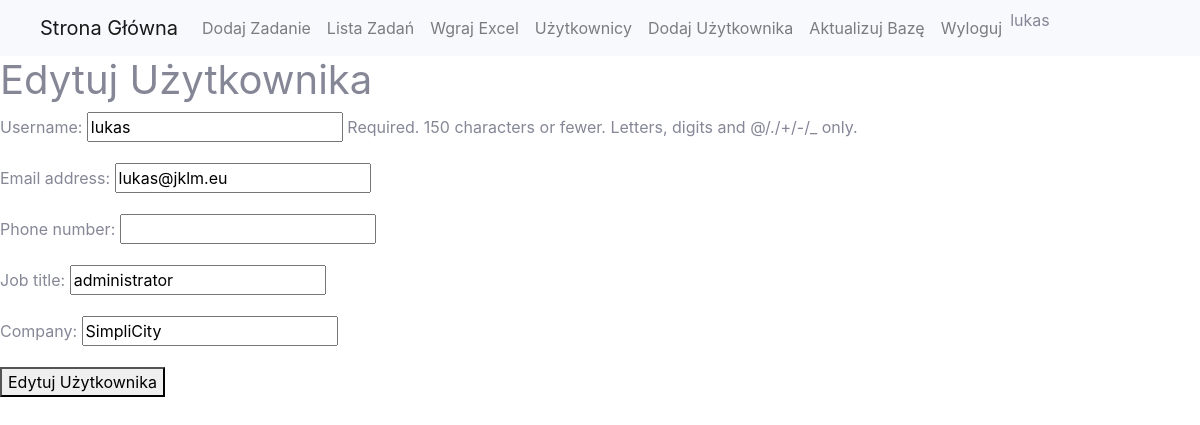
/users/edit/1/ (signed in), run on an earlier commit of the app's database.
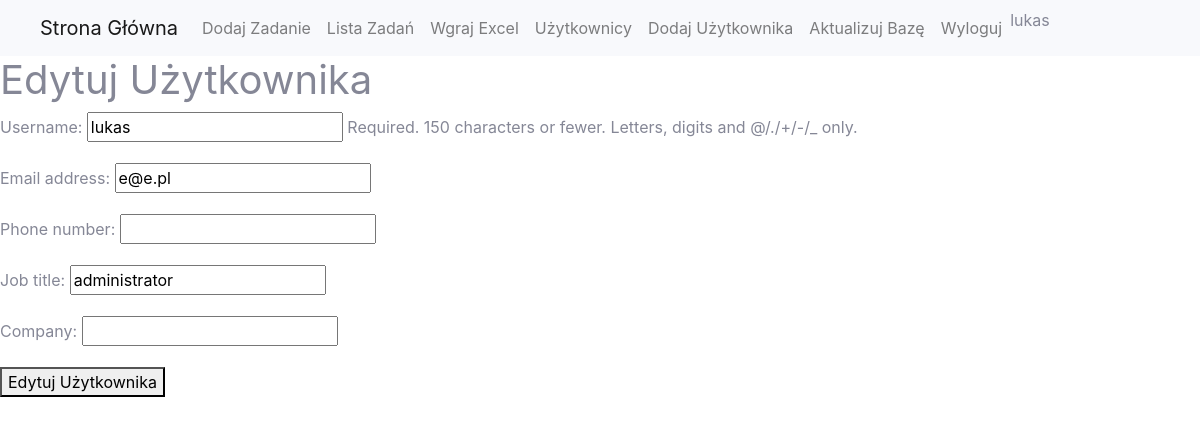
And on a later commit of the database.
### app/models.py (models this page shows, shortened)
class CustomUser(AbstractUser):
    phone_number = models.CharField(max_length=15, blank=True, null=True)
    job_title = models.CharField(max_length=100, blank=True, null=True)
    company = models.CharField(max_length=100, blank=True, null=True)
    def is_administrator(self):
        return self.job_title and self.job_title.lower() == 'administrator'

### app/views.py (the view)
# urls.py: path('users/edit/<int:user_id>/', views.edit_user, name='edit_user'),
@login_required
def edit_user(request, user_id):
    user = get_object_or_404(CustomUser, pk=user_id)
    if request.method == 'POST':
        form = CustomUserForm(request.POST, instance=user)
        if form.is_valid():
            form.save()
            return redirect('user_list')
    else:
        form = CustomUserForm(instance=user)
    return render(request, 'edit_user.html', {'form': form})

### app/forms.py
class CustomUserForm(forms.ModelForm):
    class Meta:
        model = CustomUser
        fields = ['username', 'email', 'phone_number', 'job_title', 'company']

### app/templates/edit_user.html (shortened to what this page needs)
{% include 'header.html' %}
<!DOCTYPE html>
<html lang="en">
<head>
</head>
<body>
    <h1>Edytuj Użytkownika</h1>
    <form method="post">
        {{ form.as_p }}
        <button type="submit">Edytuj Użytkownika</button>
    </form>
</body>
</html>

### app/templates/header.html (shortened to what this page needs)
{% load static %}
<!DOCTYPE html>
<html lang="en">
<head>
    <link rel="stylesheet" href="https://stackpath.bootstrapcdn.com/bootstrap/4.5.2/css/bootstrap.min.css">
    <link href="{% static 'css/sb-admin-2.min.css' %}" rel="stylesheet">
</head>
<body>
    <nav class="navbar navbar-expand-lg navbar-light bg-light">
        <div class="container-fluid">
            <a class="navbar-brand" href="{% url 'home' %}">Strona Główna</a>
            <div class="collapse navbar-collapse" id="navbarNav">
                <ul class="navbar-nav">
                 {% if user.is_administrator %}
                    <li class="nav-item">
                        <a class="nav-link" href="{% url 'create_task' %}">Dodaj Zadanie</a>
                    </li>
                        {% endif %}
                    <li class="nav-item">
                        <a class="nav-link" href="{% url 'task_list' %}">Lista Zadań</a>
                    </li>
                     {% if user.is_administrator %}
                    <li class="nav-item">
                        <a class="nav-link" href="{% url 'upload_excel' %}">Wgraj Excel</a>
                    </li>
                    <li class="nav-item">
                        <a class="nav-link" href="{% url 'user_list' %}">Użytkownicy</a>
                    </li>
                    <li class="nav-item">
                        <a class="nav-link" href="{% url 'add_user' %}">Dodaj Użytkownika</a>
                    </li>
                        {% endif %}
                    <li class="nav-item">
                        <a class="nav-link" href="{% url 'update_database' %}">Aktualizuj Bazę</a>
                    </li>
                     <li class="nav-item">
                         <a class="nav-link" href="{% url 'logout' %}">Wyloguj</a>
                     </li>
                     <li class="nav-item">
                         {{ request.user.username }}
                     </li>
                </ul>
            </div>
        </div>
    </nav>
</body>
</html>

What changed in the data, as far as the page shows it:
changed CustomUser "lukas": email "lukas@jklm.eu" → "e@e.pl"; company "SimpliCity" → (not shown)
